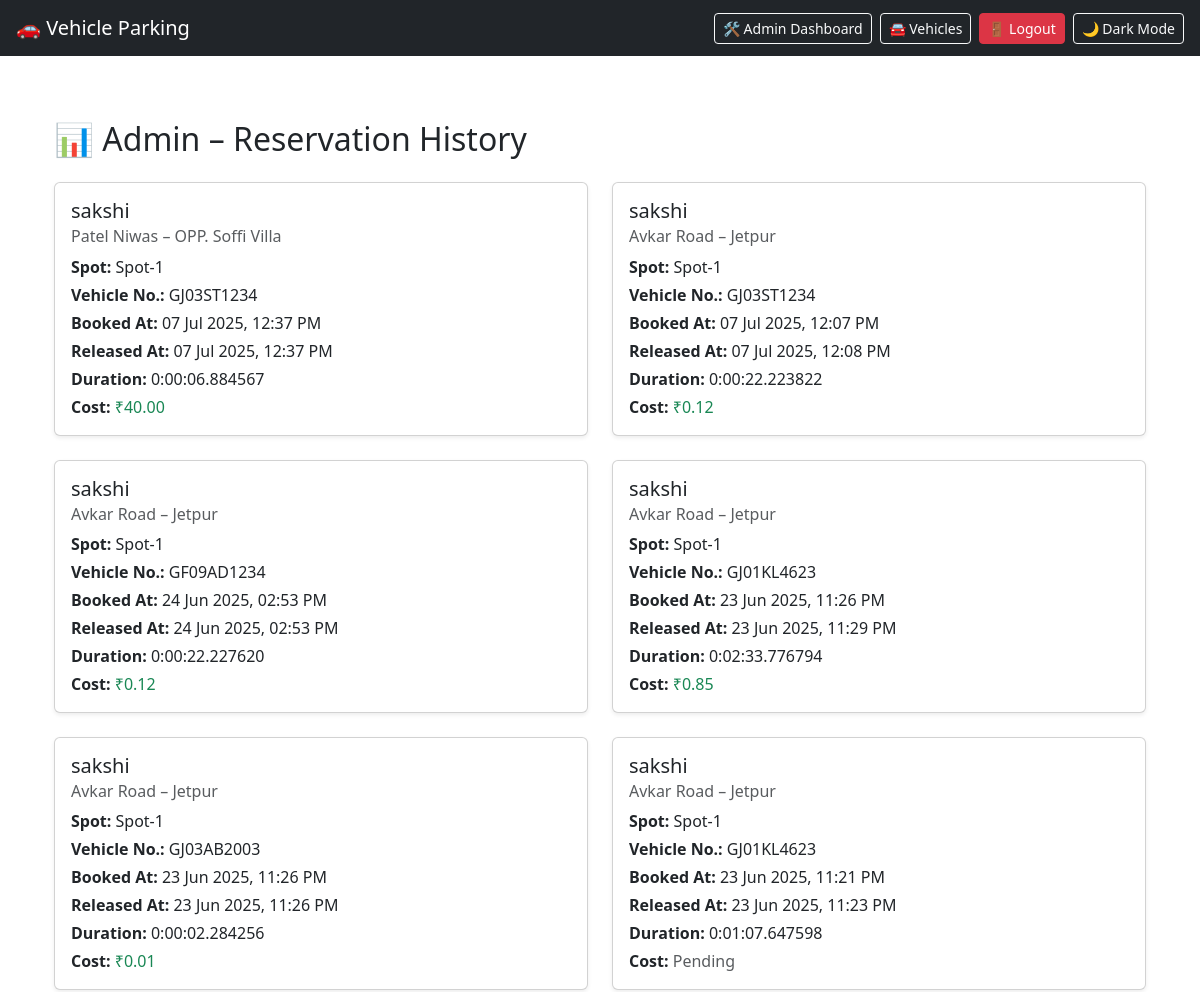
/admin/reservations (signed in, upper part), run on an earlier commit of the app's database.
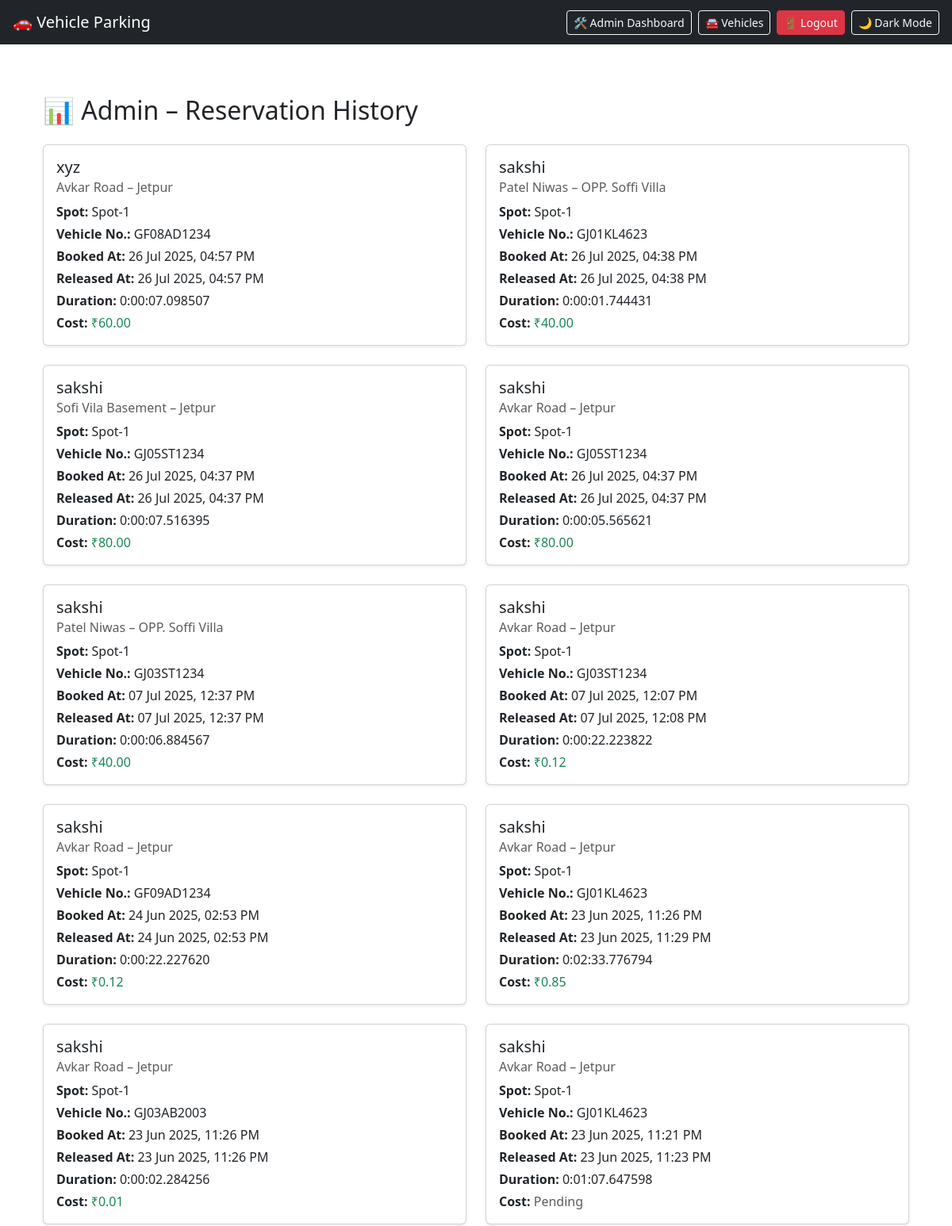
And on a later commit of the database.
### tables this page shows
CREATE TABLE parking_history (
            id INTEGER PRIMARY KEY AUTOINCREMENT,
            user_id INTEGER NOT NULL,
            spot_id INTEGER NOT NULL,
            lot_id INTEGER NOT NULL,
            vehicle_number TEXT NOT NULL,
            entry_time TEXT NOT NULL,
            exit_time TEXT, cost REAL,
            FOREIGN KEY(user_id) REFERENCES users(id),
            FOREIGN KEY(spot_id) REFERENCES parking_spots(id),
            FOREIGN KEY(lot_id) REFERENCES parking_lots(id)
        );

CREATE TABLE users (
            id INTEGER PRIMARY KEY AUTOINCREMENT,
            email TEXT UNIQUE NOT NULL,
            password TEXT NOT NULL,
            full_name TEXT NOT NULL,
            address TEXT,
            pin_code TEXT,
            role TEXT DEFAULT 'user'
        );

CREATE TABLE parking_lots (
            id INTEGER PRIMARY KEY AUTOINCREMENT,
            name TEXT NOT NULL,
            address TEXT NOT NULL,
            pin_code TEXT,
            total_spots INTEGER NOT NULL,
            available_spots INTEGER NOT NULL
        , price_per_hour REAL DEFAULT 20.0, flat_price REAL, base_price REAL DEFAULT 80, base_duration INTEGER DEFAULT 2, extra_hour_price REAL DEFAULT 50);

CREATE TABLE parking_spots (
            id INTEGER PRIMARY KEY AUTOINCREMENT,
            lot_id INTEGER NOT NULL,
            spot_number TEXT NOT NULL,
            is_occupied INTEGER DEFAULT 0,
            current_user_id INTEGER,
            FOREIGN KEY(lot_id) REFERENCES parking_lots(id),
            FOREIGN KEY(current_user_id) REFERENCES users(id)
        );

### app.py (the view)
@app.route('/admin/reservations')
def admin_reservations():
    if session.get('role') != 'admin':
        return redirect(url_for('login'))
    conn = get_db_connection()
    history = conn.execute('''
        SELECT
            l.name AS lot_name,
            l.address AS lot_address,
            s.spot_number,
            h.vehicle_number,
            h.entry_time,
            h.exit_time,
            h.cost,
            u.full_name AS user_name
        FROM parking_history h
        JOIN parking_spots s ON h.spot_id = s.id
        JOIN parking_lots l ON h.lot_id = l.id
        JOIN users u ON h.user_id = u.id
        ORDER BY h.entry_time DESC
    ''').fetchall()
    conn.close()
    converted_history = []
    for row in history:
        row_dict = dict(row)
        entry = row_dict['entry_time']
        exit = row_dict['exit_time']
        if entry and exit:
            duration = datetime.fromisoformat(exit) - datetime.fromisoformat(entry)
            row_dict['duration'] = str(duration)
        else:
            row_dict['duration'] = None
        converted_history.append(row_dict)
    return render_template('admin_reservations.html', history=converted_history)

### app.py (called while the page is built)
def get_db_connection():
    conn = sqlite3.connect(DATABASE)
    conn.row_factory = sqlite3.Row
    return conn

@app.template_filter('format_datetime')
def format_datetime(value):
    if not value:
        return ""
    try:
        dt = datetime.fromisoformat(value)
        return dt.strftime("%d %b %Y, %I:%M %p")
    except:
        return value

### templates/admin_reservations.html (shortened to what this page needs)
{% extends "base.html" %}
{% block content %}
<div class="container mt-4">
  <h2 class="mb-4">📊 Admin – Reservation History</h2>
  <div class="row row-cols-1 row-cols-md-2 g-4">
    {% for entry in history %}
    <div class="col">
      <div class="card shadow-sm">
        <div class="card-body">
          <h5 class="card-title">{{ entry.user_name }}</h5>
          <h6 class="card-subtitle mb-2 text-muted">{{ entry.lot_name }} – {{ entry.lot_address }}</h6>
          <p class="mb-1"><strong>Spot:</strong> {{ entry.spot_number }}</p>
          <p class="mb-1"><strong>Vehicle No.:</strong> {{ entry.vehicle_number }}</p>
          <p class="mb-1"><strong>Booked At:</strong> {{ entry.entry_time | format_datetime }}</p>
          <p class="mb-1">
            <strong>Released At:</strong>
            {% if entry.exit_time %}
              {{ entry.exit_time | format_datetime }}
            {% else %}
              <span class="badge text-bg-warning">⏳ In Use</span>
            {% endif %}
          </p>
          <p class="mb-1">
            <strong>Duration:</strong>
            {% if entry.duration %}
              {{ entry.duration }}
            {% else %}
              <span class="text-warning">In Progress</span>
            {% endif %}
          </p>
          <p class="mb-0">
            <strong>Cost:</strong>
            {% if entry.cost is not none %}
              <span class="text-success">₹{{ "%.2f"|format(entry.cost) }}</span>
            {% else %}
              <span class="text-muted">Pending</span>
            {% endif %}
          </p>
        </div>
      </div>
    </div>
    {% endfor %}
  </div>
</div>
{% endblock %}

### templates/base.html (shortened to what this page needs)
<!DOCTYPE html>
<html lang="en" data-bs-theme="light">
<head>
  <link href="https://cdn.jsdelivr.net/npm/bootstrap@5.3.2/dist/css/bootstrap.min.css" rel="stylesheet">
</head>
<body>
<nav class="navbar navbar-expand-lg navbar-dark bg-dark px-3">
  <a class="navbar-brand" href="{{ url_for('home') }}">🚗 Vehicle Parking</a>
  <div class="ms-auto d-flex align-items-center gap-2">
    {% if session.get('id') %}
      {% if session.get('role') == 'user' %}
        <a href="{{ url_for('user_dashboard') }}" class="btn btn-outline-light btn-sm">🏠 Dashboard</a>
        <a href="{{ url_for('profile') }}" class="btn btn-outline-light btn-sm">👤 Profile</a>
      {% elif session.get('role') == 'admin' %}
        <a href="{{ url_for('admin_dashboard') }}" class="btn btn-outline-light btn-sm">🛠️ Admin Dashboard</a>
        <a href="{{ url_for('admin_vehicles') }}" class="btn btn-outline-light btn-sm">🚘 Vehicles</a>
      {% endif %}
      <a href="{{ url_for('logout') }}" class="btn btn-danger btn-sm">🚪 Logout</a>
    {% else %}
      <a href="{{ url_for('login') }}" class="btn btn-outline-light btn-sm">🔐 Login</a>
      <a href="{{ url_for('register') }}" class="btn btn-outline-light btn-sm">📝 Register</a>
    {% endif %}
    <button id="themeToggle" class="btn btn-outline-light btn-sm">🌙 Dark Mode</button>
  </div>
</nav>
<div class="container py-4">
  {% block content %}{% endblock %}
</div>
</body>
</html>

What changed in the data, as far as the page shows it:
added parking_history: user_name "xyz", lot_name "Avkar Road", lot_address "Jetpur", spot_number "Spot-1", vehicle_number "GF08AD1234", entry_time "26 Jul 2025, 04:57 PM", exit_time "26 Jul 2025, 04:57 PM", duration "0:00:07.098507", cost "60.00"
added parking_history: user_name "sakshi", lot_name "Patel Niwas", lot_address "OPP. Soffi Villa", spot_number "Spot-1", vehicle_number "GJ01KL4623", entry_time "26 Jul 2025, 04:38 PM", exit_time "26 Jul 2025, 04:38 PM", duration "0:00:01.744431", cost "40.00"
added parking_history: user_name "sakshi", lot_name "Sofi Vila Basement", lot_address "Jetpur", spot_number "Spot-1", vehicle_number "GJ05ST1234", entry_time "26 Jul 2025, 04:37 PM", exit_time "26 Jul 2025, 04:37 PM", duration "0:00:07.516395", cost "80.00"
added parking_history: user_name "sakshi", lot_name "Avkar Road", lot_address "Jetpur", spot_number "Spot-1", vehicle_number "GJ05ST1234", entry_time "26 Jul 2025, 04:37 PM", exit_time "26 Jul 2025, 04:37 PM", duration "0:00:05.565621", cost "80.00"
